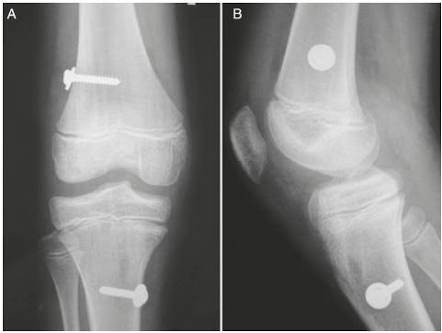
#> input picture osso.jpg, 442 x 333 px
$ python Edges.py
#> lines starting #> are read from the running program, lines starting #| are printed output that depends on the picture
#!/usr/bin/python
# -*- coding: UTF-8 -*-

#Imagens médicas em Python, uma aplicação por rastreamento das bordas em imagens ósseas


import cv2
from matplotlib import pyplot as plt


def imagem_ossea(x):
    pass

img_osso = cv2.imread('osso.jpg', 0)
#> img_osso: shape (333, 442); min 0, max 255, mean 129.5
img = cv2.GaussianBlur(img_osso,(5,5),0)#Aplicando filtro Gaussiano
canny_edge = cv2.Canny(img, 0, 0)
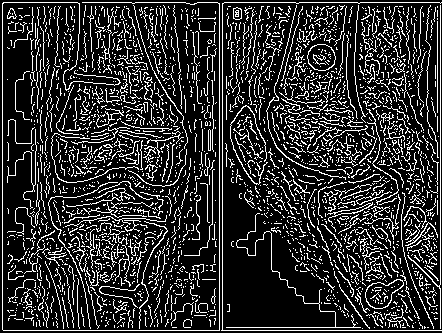
#> canny_edge: shape (333, 442); 18.7% white in thin lines or dots

cv2.imshow('Osso', img)
cv2.imshow('canny_edge', canny_edge)
# Barra para o  rastreamento das bordas
cv2.createTrackbar('Var_minimo', 'canny_edge', 0, 500, imagem_ossea)
#> slider 'Var_minimo' is set to 100
cv2.createTrackbar('Var_max', 'canny_edge', 0, 500, imagem_ossea)
#> slider 'Var_max' is set to 500

while (True):
    cv2.imshow('Osso', img)
    cv2.imshow('canny_edge', canny_edge)

    valor_minimo = cv2.getTrackbarPos('Var_minimo', 'canny_edge')
    print("Mostrando valor min",valor_minimo)
    valor_max = cv2.getTrackbarPos('mVar_max', 'canny_edge')
    print("Mostrando valor max",valor_max)

    canny_edge = cv2.Canny(img, valor_minimo, valor_max)
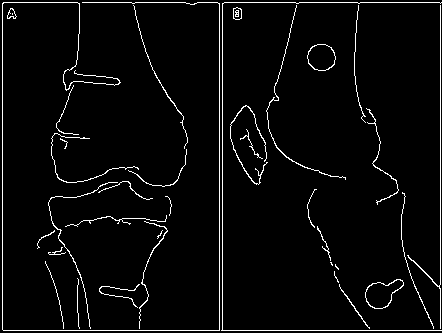
#> canny_edge: shape (333, 442); 3.7% white in thin lines or dots
    if cv2.waitKey(20) == ord('s'):  # Delay 20 milisegundos . Para sair aperte a letra s do teclado.
#> (key Esc is pressed here)
        break
